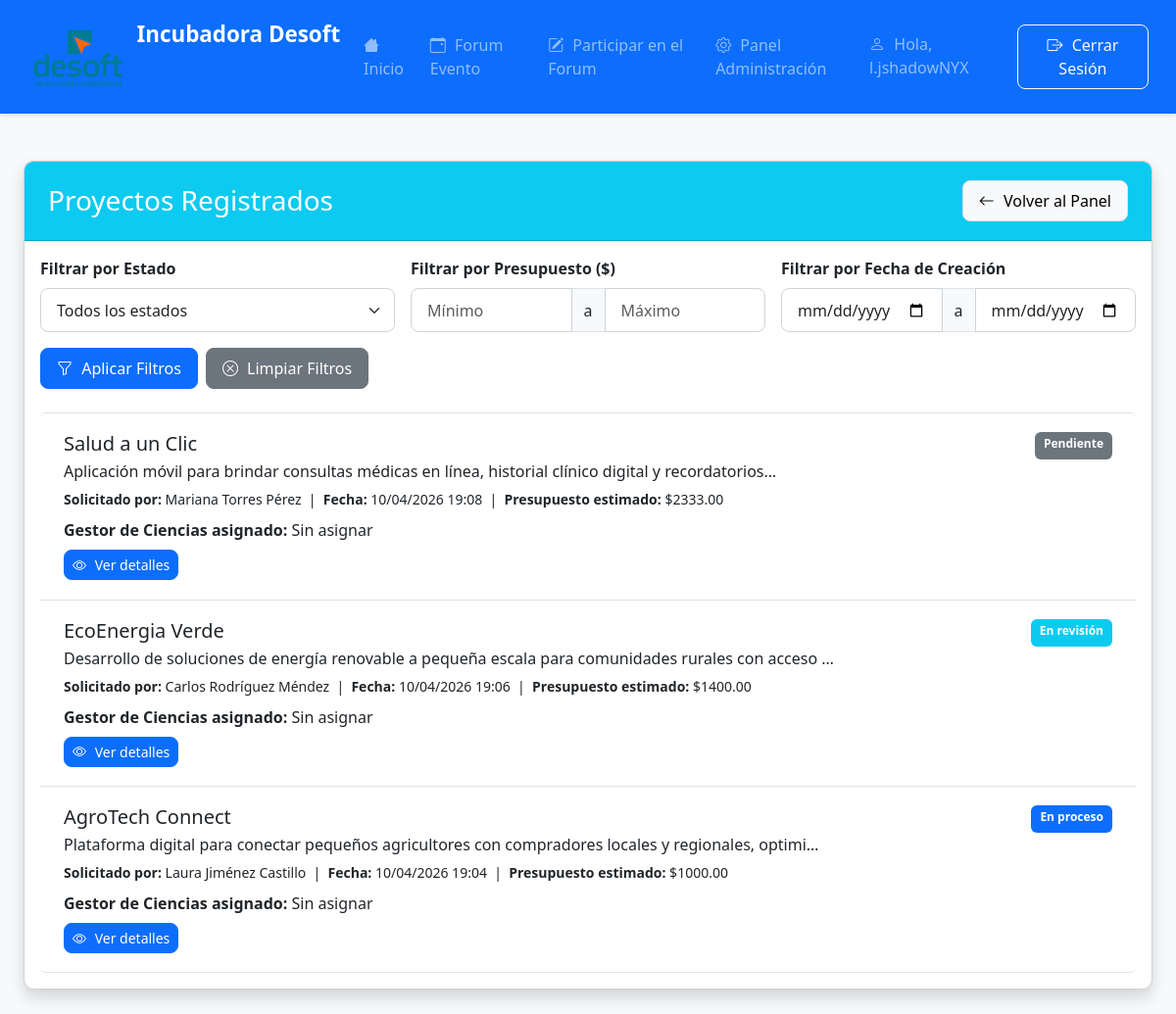
The app's page /panel/admin/proyectos/ (signed in), older data.
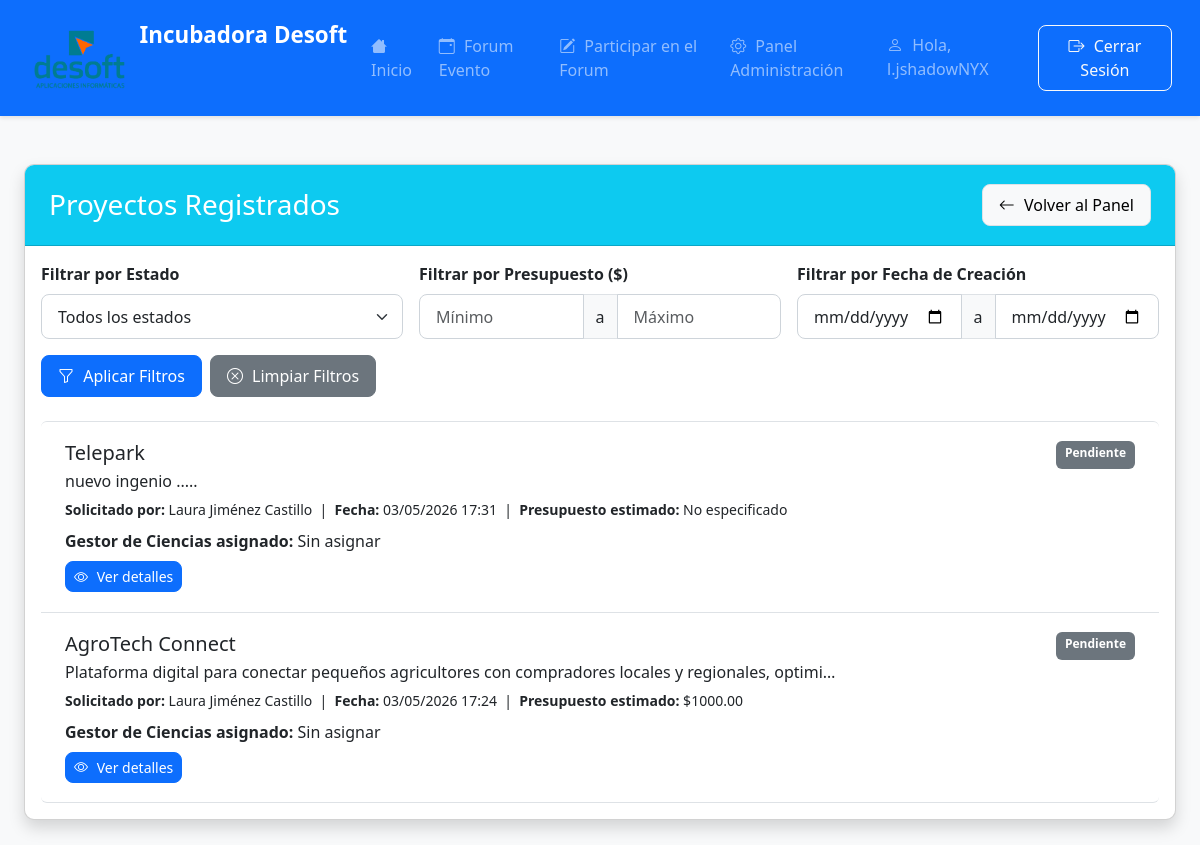
The same page, newer data.
### emprendedores/models.py (models this page shows, shortened)
class Proyecto(models.Model):
    ESTADOS = (
        ('pendiente', 'Pendiente'),
        ('revision', 'En revisión'),
        ('aceptado', 'Aceptado'),
        ('asignado', 'En proceso'),
        ('rechazado', 'Rechazado'),
        ('finalizado', 'Finalizado'),
    )
    SECTORES = (
        ('tecnologia', 'Tecnología'),
        ('salud', 'Salud'),
        ('educacion', 'Educación'),
        ('finanzas', 'Finanzas'),
        ('comercio', 'Comercio'),
        ('otros', 'Otros'),
    )
    usuario = models.ForeignKey(User, on_delete=models.CASCADE, related_name='proyectos', null=True, blank=True)
    nombre_proyecto = models.CharField(max_length=200)
    descripcion = models.TextField()
    nombre_completo = models.CharField(max_length=100)
    email = models.EmailField()
    telefono = models.CharField(max_length=15, blank=True, null=True)
    estado = models.CharField(max_length=20, choices=ESTADOS, default='pendiente')
    sector = models.CharField(max_length=20, choices=SECTORES, default='tecnologia')
    fecha_registro = models.DateTimeField(auto_now_add=True)
    archivo_proyecto = models.FileField(upload_to='proyectos/%Y/%m/%d/', blank=True, null=True)
    progreso = models.PositiveIntegerField(default=0)
    motivo_rechazo = models.TextField(blank=True, null=True)
    presupuesto_estimado = models.DecimalField(
        max_digits=12, decimal_places=2, blank=True, null=True,
        help_text="Presupuesto estimado del proyecto en pesos"
    )
    gestor = models.ForeignKey('GestorCiencias', on_delete=models.SET_NULL, null=True, blank=True,
                            related_name='proyectos_gestionados')
    class Meta:
        ordering = ['-fecha_registro']

### emprendedores/views.py (the view)
# urls.py: path('panel/admin/proyectos/', views.lista_proyectos, name='lista_proyectos'),
@login_required
def lista_proyectos(request):
    if not request.user.is_superuser:
        return redirect('panel_usuario')
    proyectos = Proyecto.objects.all()
    estado_filter = request.GET.get('estado', '')
    if estado_filter:
        proyectos = proyectos.filter(estado=estado_filter)
    presupuesto_min = request.GET.get('presupuesto_min', '').strip()
    presupuesto_max = request.GET.get('presupuesto_max', '').strip()
    if presupuesto_min:
        try:
            min_val = float(presupuesto_min)
            proyectos = proyectos.filter(presupuesto_estimado__gte=min_val)
        except ValueError:
            pass
    if presupuesto_max:
        try:
            max_val = float(presupuesto_max)
            proyectos = proyectos.filter(presupuesto_estimado__lte=max_val)
        except ValueError:
            pass
    fecha_desde = request.GET.get('fecha_desde', '').strip()
    fecha_hasta = request.GET.get('fecha_hasta', '').strip()
    if fecha_desde:
        proyectos = proyectos.filter(fecha_registro__date__gte=fecha_desde)
    if fecha_hasta:
        proyectos = proyectos.filter(fecha_registro__date__lte=fecha_hasta)
    context = {
        'proyectos': proyectos,
        'estados_proyecto': Proyecto.ESTADOS,
        'estado_filter': estado_filter,
        'presupuesto_min': presupuesto_min,
        'presupuesto_max': presupuesto_max,
        'fecha_desde': fecha_desde,
        'fecha_hasta': fecha_hasta,
    }
    return render(request, 'emprendedores/lista_proyectos.html', context)

### emprendedores/templates/emprendedores/lista_proyectos.html (shortened to what this page needs)
{% extends "emprendedores/base.html" %}
{% block content %}
<div class="container mt-5">
    <div class="card shadow">
        <div class="card-header bg-info text-white d-flex justify-content-between align-items-center">
            <h3 class="mb-0">Proyectos Registrados</h3>
            <a href="{% url 'panel_admin' %}" class="btn btn-light">
                <i class="bi bi-arrow-left"></i> Volver al Panel
            </a>
        </div>
        <div class="card-body">
            <form method="get" action="{% url 'lista_proyectos' %}" class="mb-4">
                <div class="row g-3">
                    <div class="col-md-4">
                        <label class="form-label fw-bold">Filtrar por Estado</label>
                        <select name="estado" class="form-select">
                            <option value="">Todos los estados</option>
                        </select>
                    </div>
                    <div class="col-md-4">
                        <label class="form-label fw-bold">Filtrar por Presupuesto ($)</label>
                        <div class="input-group">
                            <input type="number" name="presupuesto_min" class="form-control"
                                   placeholder="Mínimo" min="0" step="0.01"
                                   value="{{ presupuesto_min }}">
                            <span class="input-group-text">a</span>
                            <input type="number" name="presupuesto_max" class="form-control"
                                   placeholder="Máximo" min="0" step="0.01"
                                   value="{{ presupuesto_max }}">
                        </div>
                    </div>
                    <div class="col-md-4">
                        <label class="form-label fw-bold">Filtrar por Fecha de Creación</label>
                        <div class="input-group">
                            <input type="date" name="fecha_desde" class="form-control"
                                   value="{{ fecha_desde }}">
                            <span class="input-group-text">a</span>
                            <input type="date" name="fecha_hasta" class="form-control"
                                   value="{{ fecha_hasta }}">
                        </div>
                    </div>
                </div>
                <div class="mt-3 d-flex gap-2">
                    <button type="submit" class="btn btn-primary">
                        <i class="bi bi-funnel"></i> Aplicar Filtros
                    </button>
                    <a href="{% url 'lista_proyectos' %}" class="btn btn-secondary">
                        <i class="bi bi-x-circle"></i> Limpiar Filtros
                    </a>
                </div>
            </form>
            <div class="list-group">
                {% for proyecto in proyectos %}
                <div class="list-group-item">
                    <div class="d-flex w-100 justify-content-between">
                        <h5 class="mb-1">{{ proyecto.nombre_proyecto }}</h5>
                        <span class="badge
                            {% if proyecto.estado == 'pendiente' %}bg-secondary
                            {% elif proyecto.estado == 'revision' %}bg-info
                            {% elif proyecto.estado == 'aceptado' %}bg-success
                            {% elif proyecto.estado == 'asignado' %}bg-primary
                            {% else %}bg-danger{% endif %}">
                            {{ proyecto.get_estado_display }}
                        </span>
                    </div>
                    <p class="mb-1">{{ proyecto.descripcion|truncatechars:100 }}</p>
                    <small>
                        <strong>Solicitado por:</strong> {{ proyecto.nombre_completo }} &nbsp;|&nbsp;
                        <strong>Fecha:</strong> {{ proyecto.fecha_registro|date:"d/m/Y H:i" }} &nbsp;|&nbsp;
                        <strong>Presupuesto estimado:</strong>
                        {% if proyecto.presupuesto_estimado %}
                            ${{ proyecto.presupuesto_estimado }}
                        {% else %}
                            No especificado
                        {% endif %}
                    </small>
                    <div class="mt-2">
                        <strong>Gestor de Ciencias asignado:</strong>
                        {% if proyecto.gestor %}
                            {{ proyecto.gestor.usuario.get_full_name }} ({{ proyecto.gestor.proyectos_actuales }}/{{ proyecto.gestor.max_proyectos }})
                        {% else %}
                            Sin asignar
                        {% endif %}
                    </div>
                    <div class="mt-2">
                        <a href="{% url 'detalle_proyecto' proyecto.id %}" class="btn btn-sm btn-primary">
                            <i class="bi bi-eye"></i> Ver detalles
                        </a>
                    </div>
                </div>
                {% empty %}
                <p class="text-muted">No hay proyectos que coincidan con los filtros seleccionados.</p>
                {% endfor %}
            </div>
        </div>
    </div>
</div>
{% endblock %}

### emprendedores/templates/emprendedores/base.html (shortened to what this page needs)
{% load static %}
<!DOCTYPE html>
<html lang="es">
<head>
    <link href="{% static 'css/bootstrap.min.css' %}" rel="stylesheet">
    <link href="{% static 'css/bootstrap-icons.css' %}" rel="stylesheet">
    <link rel="stylesheet" href="{% static 'css/styles.css' %}">
</head>
<body>
    {% include 'emprendedores/navbar.html' %}
    <div class="container mt-4">
        {% block content %}{% endblock %}
    </div>
</body>
</html>

### emprendedores/templates/emprendedores/navbar.html (shortened to what this page needs)
{% load static %}
<nav class="navbar navbar-expand-lg navbar-dark bg-primary mb-4">
    <div class="container">
        <a class="navbar-brand" href="{% url 'inicio' %}">
            <img src="{% static 'img/logo-desoft.png' %}" alt="Desoft" height="80" class="d-inline-block align-top">
            Incubadora Desoft
        </a>
        <div class="collapse navbar-collapse" id="navbarNav">
            <ul class="navbar-nav me-auto">
                <li class="nav-item">
                    <a class="nav-link" href="{% url 'inicio' %}">
                        <i class="bi bi-house"></i> Inicio
                    </a>
                </li>
                <li class="nav-item">
                    <a class="nav-link" href="{% url 'forum_evento' %}">
                        <i class="bi bi-calendar-event"></i> Forum Evento
                    </a>
                </li>
                <li class="nav-item">
                    <a class="nav-link" href="{% url 'participar_forum' %}">
                        <i class="bi bi-pencil-square"></i> Participar en el Forum
                    </a>
                </li>
                {% if user.is_authenticated %}
                    <li class="nav-item">
                        {% if user.is_superuser %}
                            <a class="nav-link" href="{% url 'panel_admin' %}">
                                <i class="bi bi-gear"></i> Panel Administración
                            </a>
                        {% else %}
                            <a class="nav-link" href="{% url 'panel_usuario' %}">
                                <i class="bi bi-speedometer2"></i> Mi Panel
                            </a>
                        {% endif %}
                    </li>
                {% else %}
                    <li class="nav-item">
                        <a class="nav-link" href="{% url 'registro' %}">
                            <i class="bi bi-plus-circle"></i> Registro
                        </a>
                    </li>
                {% endif %}
            </ul>
            <div class="d-flex">
                {% if user.is_authenticated %}
                    <span class="navbar-text me-3">
                        <i class="bi bi-person"></i> Hola, {{ user.first_name|default:user.username }}
                    </span>
                    <a href="{% url 'logout' %}" class="btn btn-outline-light">
                        <i class="bi bi-box-arrow-right"></i> Cerrar Sesión
                    </a>
                {% endif %}
            </div>
        </div>
    </div>
</nav>

### static/css/styles.css (style rules this page uses)
body { background-color: #f8f9fa; font-family: 'Segoe UI', Tahoma, Geneva, Verdana, sans-serif; color: #333; }
.container { max-width: 1400px; }
.card { border-radius: 10px; overflow: hidden; box-shadow: 0 4px 6px rgba(0, 0, 0, 0.1); transition: transform 0.3s ease; margin-bottom: 25px; }
.card-header { padding: 1.2rem 1.5rem; font-weight: 600; }
.list-group-item { padding: 1.2rem 1.5rem; border-left: none; border-right: none; transition: background-color 0.2s; }
.badge { padding: 0.5em 0.75em; font-weight: 600; }
.btn { border-radius: 8px; padding: 0.5rem 1rem; font-weight: 500; transition: all 0.2s ease; }
.btn-sm { padding: 0.25rem 0.5rem; font-size: 0.875rem; }
.btn-light { background-color: #f8f9fa; border-color: #dee2e6; }
.badge.bg-secondary { background-color: #6c757d; }
.navbar { box-shadow: 0 2px 4px rgba(0, 0, 0, 0.1); padding: 0.8rem 1rem; }
.navbar-brand { font-weight: 700; font-size: 1.4rem; }
.form-control, .form-select { border-radius: 8px; padding: 0.6rem 1rem; border: 1px solid #ced4da; transition: border-color 0.2s; }
.bi { margin-right: 5px; }
.btn .bi { margin-right: 5px; }
.badge[class*="bg-"] { color: white; }

Row changes from the older to the newer data that the page shows:
removed Proyecto: nombre_proyecto "Salud a un Clic", estado "Pendiente", descripcion "Aplicación móvil para brindar consultas médicas en línea, historial clínico digital y recordatorios…", nombre_completo "Mariana Torres Pérez", fecha_registro "10/04/2026 19:08", presupuesto_estimado "2333.00", shows "Sin asignar"
removed Proyecto: nombre_proyecto "EcoEnergia Verde", estado "En revisión", descripcion "Desarrollo de soluciones de energía renovable a pequeña escala para comunidades rurales con acceso …", nombre_completo "Carlos Rodríguez Méndez", fecha_registro "10/04/2026 19:06", presupuesto_estimado "1400.00", shows "Sin asignar"
added Proyecto: nombre_proyecto "Telepark", estado "Pendiente", descripcion "nuevo ingenio .....", nombre_completo "Laura Jiménez Castillo", fecha_registro "03/05/2026 17:31", shows "No especificado", shows "Sin asignar"
changed Proyecto "AgroTech Connect": estado "En proceso" → "Pendiente"; fecha_registro "10/04/2026 19:04" → "03/05/2026 17:24"
